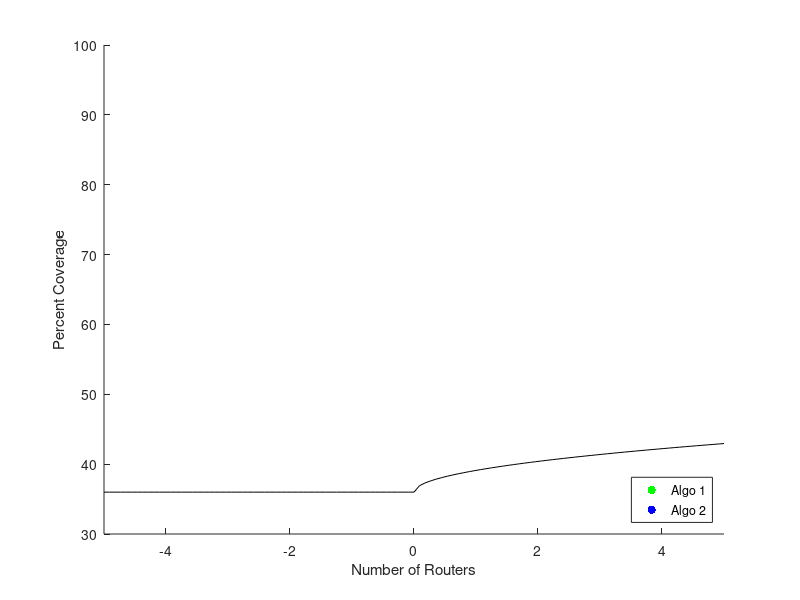

This figure's MATLAB source:
%% GE 413 Project
% S. Cai, T. Murray
% Plot final results and fit to a square root function

%% Results
results = [100, 58.891, nan;
130, 65.685, nan;
150, 68.86, 72.416;
160, nan, 73.872;
180, 74.683, nan;
200, 79.224, 80.693;
213, nan, 80.402;
225, nan, 84.95;
250, 84.756, 87.522;
263, nan, 86.648;
275, nan, 88.603;
300, nan, 91.73;
325, nan, 90.232;
350, nan, 93.081;
375, nan, 94.766];

results2 = [
150, 72.416;
160, 73.872;
200, 80.693;
213, 80.402;
225, 84.95;
250, 87.522;
263, 86.648;
275, 88.603;
300, 91.73;
325, 90.232;
350, 93.081;
375, 94.766];

%% Fitting
sqrtFunc = polyfit(sqrt(results2(:,1)), results2(:,2), 1);
% 3.1101    35.9934
% so 3.1101*sqrt(k) + 35.9934 = % coverage

%% Plots
figure(1)
scatter(results(:,1), results(:,2), 'g', 'filled')
hold on
scatter(results(:,1), results(:,3), 'b', 'filled')
fplot(@(x) sqrtFunc(1)*sqrt(x) + sqrtFunc(2), 'k')
xlabel('Number of Routers')
ylabel('Percent Coverage')
legend('Algo 1', 'Algo 2', ...
    'Location', 'southeast')

